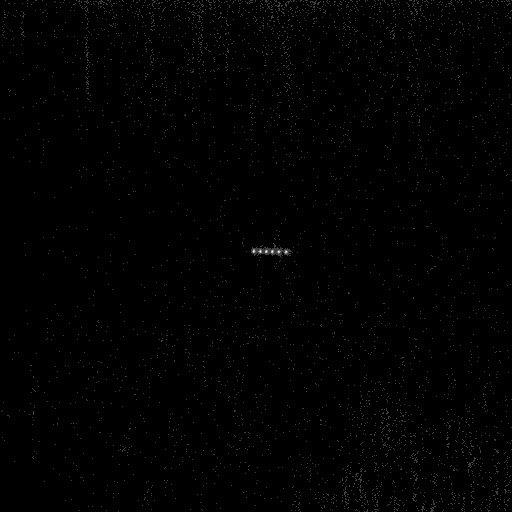
#> input picture 6-ion-chain/6-ion-chain_MMStack_Default.ome.tif, 512 x 512 px
$ python ROI.py
#> lines starting #> are read from the running program, lines starting #| are printed output that depends on the picture; after the words box and inside, x2 and y2 are one past the last pixel; in counts of white or black regions, pixels touching at a corner belong together; long printed decimals are rounded
import scipy
import tifffile
import matplotlib.pyplot as plt
import cv2
import numpy as np
from scipy.ndimage import maximum_filter
from skimage.feature import peak_local_max


# Load the image
#img = cv2.imread("image.jpg")

# Convert BGR (default OpenCV format) to RGB
#img = cv2.cvtColor(img, cv2.COLOR_BGR2RGB)

def roi(image,ion_number, Manhattan_distance):
#> called with ion_number = 6, Manhattan_distance = 3
    img = tifffile.imread(image)
#> img is the input picture: shape (512, 512) uint16; min 384, max 1443, mean 470.4
    print(img.shape)
#| (512, 512)
    print(img.dtype)
#| uint16

    # Crop the image (ROI)
    cropped_img = img[240:260,250:290]  # Slicing: img[y1:y2, x1:x2]
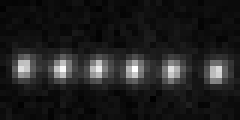
#> cropped_img: shape (20, 40) uint16 (shown 6 times larger); min 419, max 1443, mean 548; drawn with min black and max white

    #Corresponds to a sigma of 0.8
    blur_ksize = 3

    blurred_img = cv2.GaussianBlur(cropped_img, (blur_ksize, blur_ksize), 0)
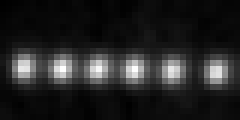
#> blurred_img: shape (20, 40) uint16 (shown 6 times larger); min 449, max 1151, mean 548.4; drawn with min black and max white

    # Detect local maxima using skimage's peak_local_max
    maxima = peak_local_max(blurred_img, num_peaks=ion_number, min_distance=Manhattan_distance)
#> maxima = [[11, 10], [11, 22], [11, 16], [11, 3], [11, 28], [12, 36]]

    # Plot results
    fig, ax = plt.subplots(3, 1, figsize=(12, 6))

    #Gaussian Blur Plot
    ax[0].imshow(blurred_img, cmap="gray")
    ax[0].set_title("Gaussian Blurred Image")
    ax[0].axis("off")

    #Maxima Plot
    ax[1].imshow((cropped_img), cmap="gray")
    ax[1].scatter(maxima[:, 1], maxima[:, 0], color='red', s=20, label=f"Top {ion_number} Maxima")
    ax[1].set_title(f"Top {ion_number} Maxima")
    ax[1].axis("off")

    bounding_box = []

    #Bounding Boxes
    for y, x in maxima:
        bounding_box.append(((x - Manhattan_distance, x + Manhattan_distance, y - Manhattan_distance, y + Manhattan_distance)))
        cv2.rectangle(
            cropped_img,
            (x - Manhattan_distance, y - Manhattan_distance),  # Top-left corner
            (x + Manhattan_distance, y + Manhattan_distance),  # Bottom-right corner
            (0, 0, 255),  # Blue box (BGR format)
            1  # Thickness
        )
#> this loop made 6 passes
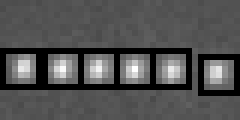
#> cropped_img: shape (20, 40) uint16 (shown 6 times larger); 15.38% of pixels changed, all inside (x1, y1, x2, y2) = (0, 8, 40, 16); drawn with min black and max white
#> after the loop, bounding_box = [(7, 13, 8, 14), (19, 25, 8, 14), (13, 19, 8, 14), (0, 6, 8, 14), (25, 31, 8, 14), (33, 39, 9, 15)]

    stats = []

    for x1, x2, y1, y2 in bounding_box:
        roi = cropped_img[y1:y2, x1:x2]
        mean = round(float(np.mean(roi)),5)
        std = round(float(np.std(roi)),5)
        stats.append((mean,std))
#> this loop made 6 passes
#> (x1, x2, y1, y2, mean, std) on passes 1 to 6: (7, 13, 8, 14, 567, 420.4), (19, 25, 8, 14, 563.8, 418.8), (13, 19, 8, 14, 565.1, 414.6), (0, 6, 8, 14, 541.9, 410.4), (25, 31, 8, 14, 550.2, 404.7), (33, 39, 9, 15, 547.9, 408.6)
#> after the loop, stats = [(567, 420.4), (563.8, 418.8), (565.1, 414.6), (541.9, 410.4), (550.2, 404.7), (547.9, 408.6)]

    print(stats)
#| [(566.972, 420.441), (563.833, 418.825), (565.083, 414.556), (541.889, 410.389), (550.167, 404.701), (547.889, 408.553)]

    ax[2].imshow((cropped_img), cmap="gray")
    ax[2].set_title(f"Bounding Boxes")
    ax[2].axis("off")

    plt.show()
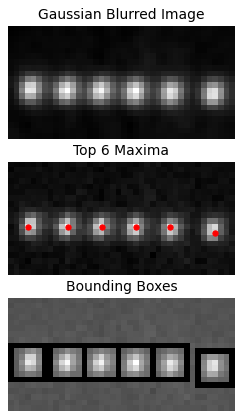
#> figure drawn by matplotlib, 3 panels

roi("./6-ion-chain/6-ion-chain_MMStack_Default.ome.tif",6,3)
